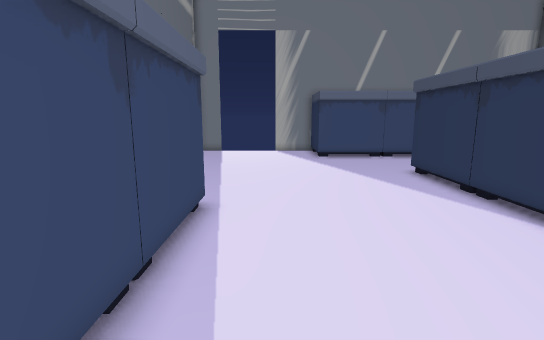
View 1 (above)

16 first-person views from a walk through a Godot game level. The camera is 1.3 m above the floor, tilts 10° down and sees 85° across. The floor is counted in squares, 0.5 m on a side. Each view is taken from the middle of a square. On the plan, view 1 faces up. The plan holds only what a view shows up to about 19 squares ahead; the rest is blank. Characters and animated objects are left out.

View 2
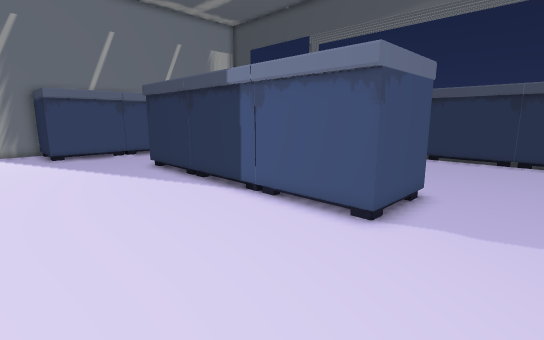

View 3
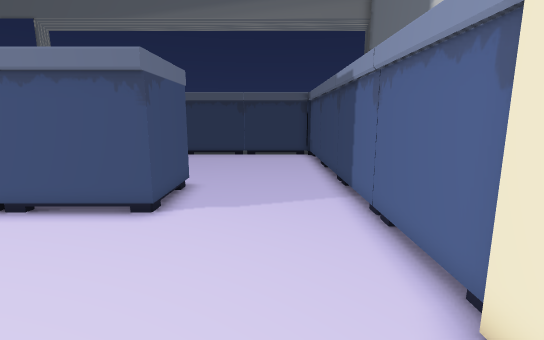

View 4
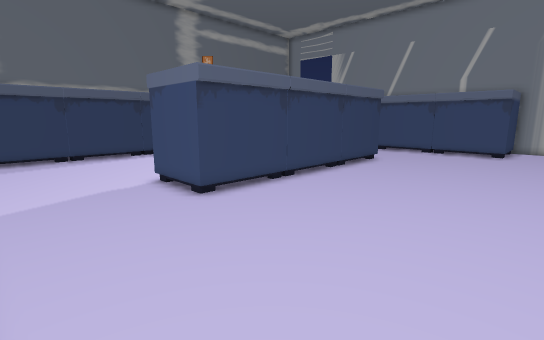

View 5
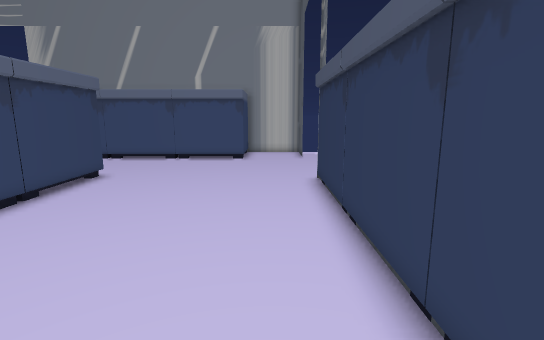

View 6
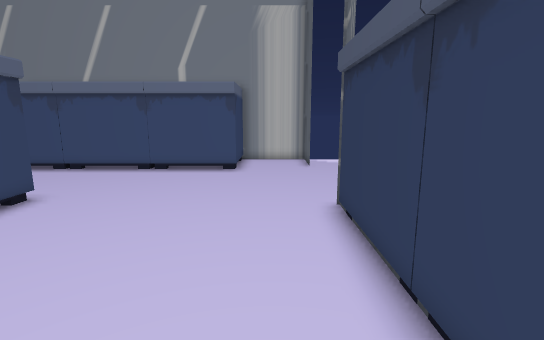

View 7
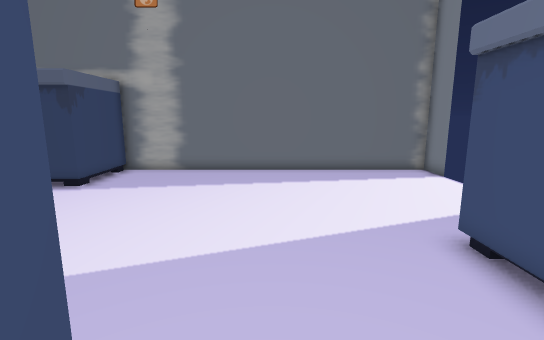

View 8
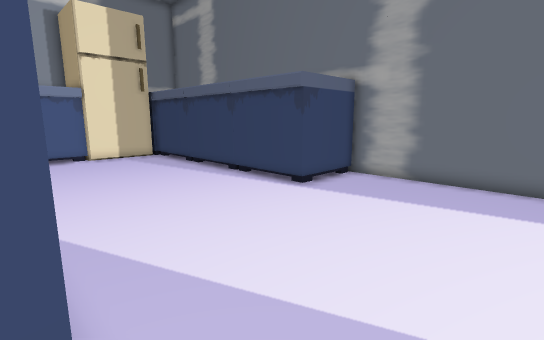

View 9
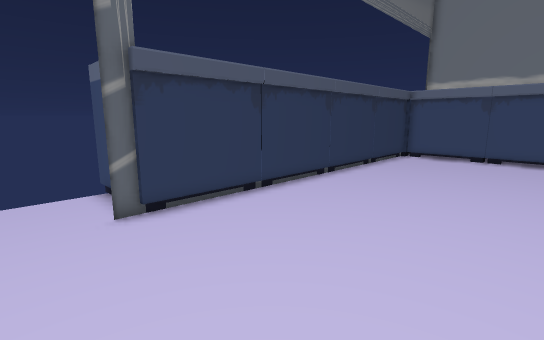

View 10
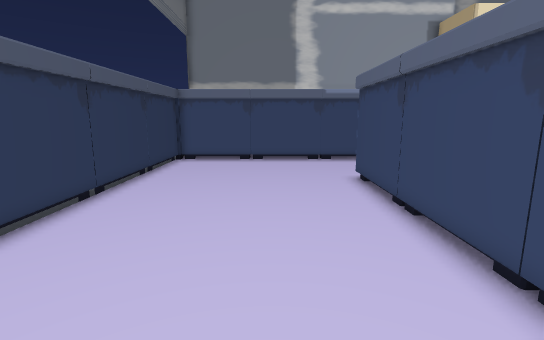

View 11
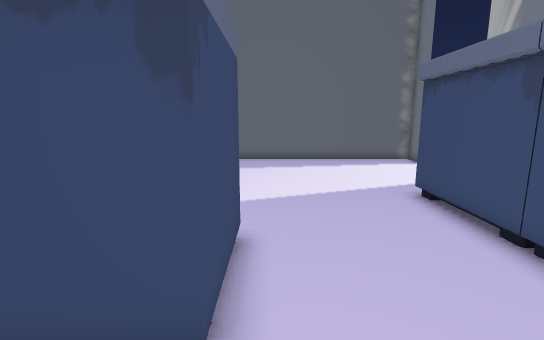

View 12
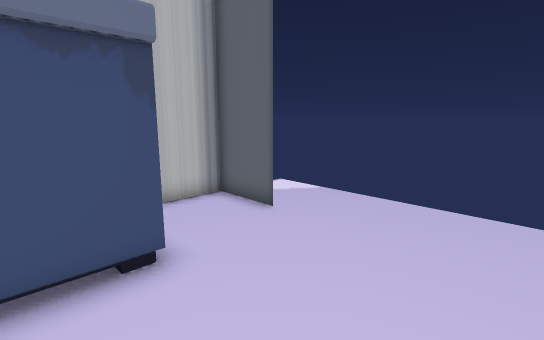

View 13
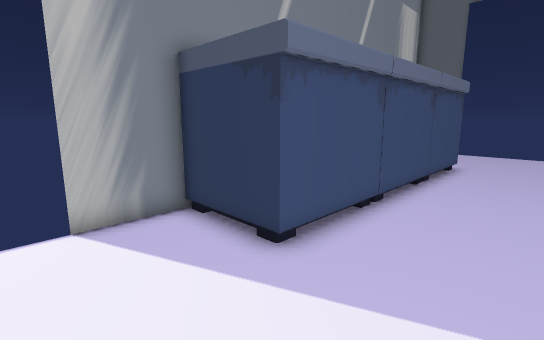

View 14
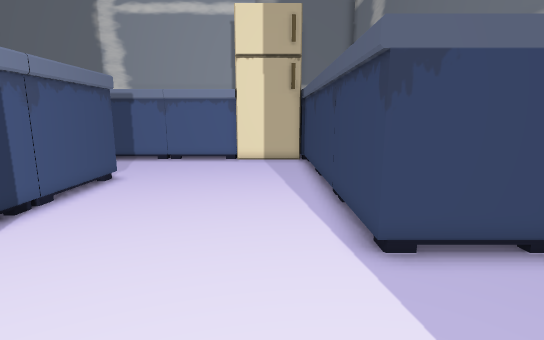

View 15
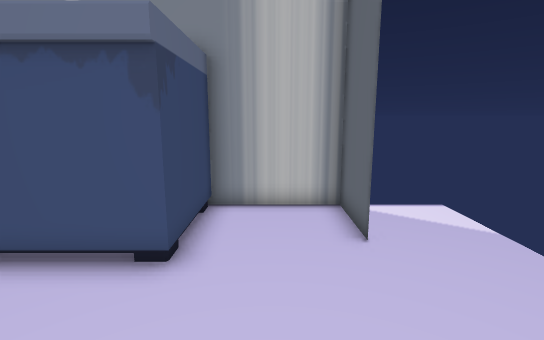

View 16
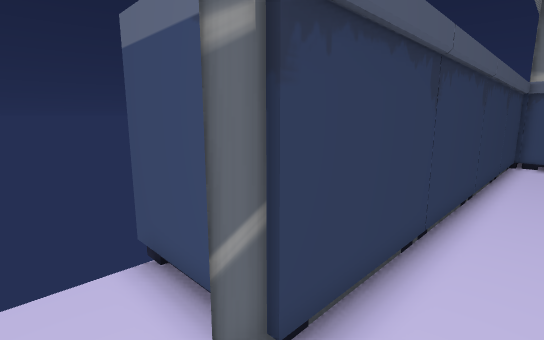

### Floor plan
Points are (right, up) in squares from view 1. A wall is a line through its corners. A room is listed if a view was taken in it or the views show most of it. See-through windows are left out.
Room 1 (views 1, 2, 3, 4, 5, 6, 7, 8, 9, 10, 11, 12, 13, 14, 15, 16)
walls: (6.8, 14.3) (10.3, 14.3) (10.3, 1.2) (6.8, 1.2) (6.8, 14.3); (20.1, 13) (20.1, 13.8); (2.1, -4.7) (19.9, -4.7) (19.9, 13) (23.5, 13); (-4, 23.7) (-5.8, 23.7) (-5.8, 8.7) (-2, 8.7) (-2, -5.1); (20.1, 21) (20.1, 23.7) (16.2, 23.7) (16.2, 19.9) (3.1, 19.9) (3.1, 23.7) (0.2, 23.7); (19.7, -5) (19.7, -4.4)

Positions as (right, up) in squares from view 1, and headings:
1: (0, 0), facing up
2: (0, -2), facing up-right
3: (-1, -2), facing right
4: (19, -4), facing up-left
5: (18, 1), facing up
6: (18, 5), facing up
7: (9, 16), facing left
8: (7, 16), facing down-left
9: (12, 16), facing down-right
10: (14, 14), facing down
11: (13, 15), facing left
12: (14, 15), facing up-right
13: (-1, 16), facing up-right
14: (0, 14), facing down
15: (18, 15), facing up
16: (18, 15), facing down-right
